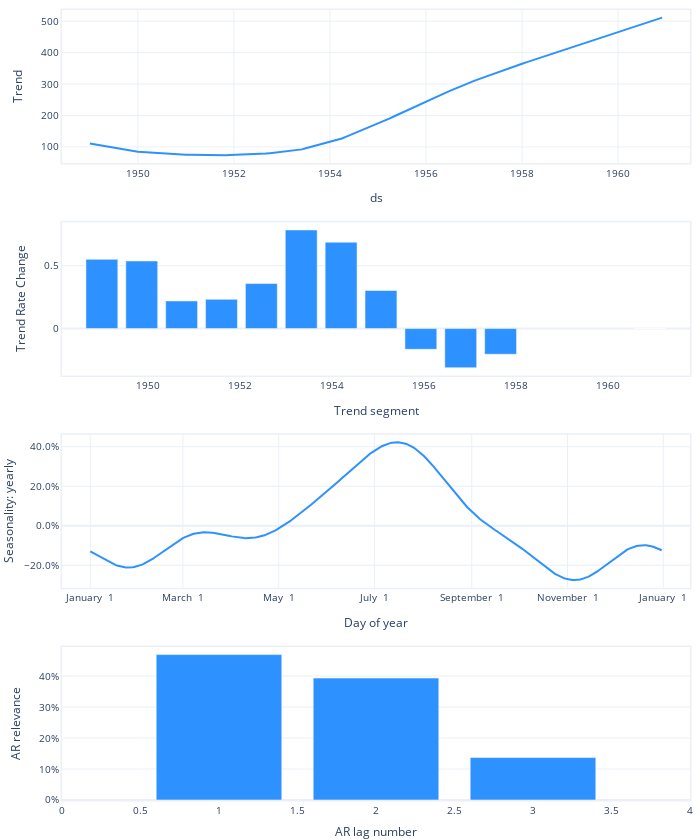

This figure's notebook cell:
### Code cell
m5.plot_parameters(plotting_backend="plotly")

### Figure 1 — Plotly figure (JSON) as saved in the notebook; plotly's stock layout.template omitted (floating-point values rounded to 4 significant figures; data arrays with more than 128 entries replaced by an {"elided": "..."} marker saying what was removed)
{"data": [{"fill": "none", "line": {"color": "#2d92ff", "width": 2}, "mode": "lines", "name": "Trend", "type": "scatter", "x": {"elided": "144 str values"}, "xaxis": "x", "y": {"elided": "144 float values"}, "yaxis": "y"}, {"marker": {"color": "#2d92ff"}, "name": "Trend Rate Change", "type": "bar", "x": ["1949-01-01T00:00:00", "1949-11-13T12:13:05.454545", "1950-09-26T00:26:10.909091", "1951-08-08T12:39:16.363636", "1952-06-20T00:52:21.818182", "1953-05-02T13:05:27.272727", "1954-03-15T01:18:32.727273", "1955-01-25T13:31:38.181818", "1955-12-08T01:44:43.636364", "1956-10-19T13:57:49.090909", "1957-09-01T02:10:54.545455", "1960-12-01T00:00:00"], "xaxis": "x2", "y": [0.5504, 0.5376, 0.22, 0.2322, 0.3583, 0.7841, 0.6869, 0.3031, -0.1649, -0.3111, -0.204, 0], "yaxis": "y2"}, {"fill": "none", "line": {"color": "#2d92ff", "width": 2}, "mode": "lines", "name": "yearly", "type": "scatter", "x": {"elided": "365 str values"}, "xaxis": "x3", "y": {"elided": "365 float values"}, "yaxis": "y3"}, {"marker": {"color": "#2d92ff"}, "name": "AR", "type": "bar", "x": [3, 2, 1], "xaxis": "x4", "y": [0.137, 0.3936, 0.4693], "yaxis": "y4"}], "layout": {"autosize": true, "font": {"size": 10}, "height": 840, "hovermode": "x unified", "margin": {"b": 0, "l": 0, "pad": 0, "r": 10, "t": 10}, "showlegend": false, "title": {"font": {"size": 12}}, "width": 700, "xaxis": {"anchor": "y", "domain": [0, 1], "linewidth": 1.5, "mirror": true, "range": ["1948-06-03T00:00:00", "1961-07-01T00:00:00"], "showline": true, "title": {"text": "ds"}, "type": "date"}, "xaxis2": {"anchor": "y2", "domain": [0, 1], "linewidth": 1.5, "mirror": true, "range": ["1948-02-19T11:46:54.545455", "1961-10-13T12:13:05.454545"], "showline": true, "title": {"text": "Trend segment"}, "type": "date"}, "xaxis3": {"anchor": "y3", "domain": [0, 1], "linewidth": 1.5, "mirror": true, "range": ["2016-12-14T00:00:00", "2018-01-18T00:00:00"], "showline": true, "tickformat": "%B %e", "title": {"text": "Day of year"}}, "xaxis4": {"anchor": "y4", "domain": [0, 1], "linewidth": 1.5, "mirror": true, "range": [0, 4], "showline": true, "title": {"text": "AR lag number"}}, "yaxis": {"anchor": "x", "domain": [0.8063, 1], "linewidth": 1.5, "mirror": true, "rangemode": "normal", "showline": true, "title": {"text": "Trend"}}, "yaxis2": {"anchor": "x2", "domain": [0.5375, 0.7312], "linewidth": 1.5, "mirror": true, "rangemode": "normal", "showline": true, "title": {"text": "Trend Rate Change"}}, "yaxis3": {"anchor": "x3", "domain": [0.2687, 0.4625], "hoverformat": ".4%", "linewidth": 1.5, "mirror": true, "rangemode": "normal", "showline": true, "tickformat": ".1%", "title": {"text": "Seasonality: yearly"}}, "yaxis4": {"anchor": "x4", "domain": [0, 0.1938], "linewidth": 1.5, "mirror": true, "rangemode": "normal", "showline": true, "tickformat": ",.0%", "title": {"text": "AR relevance"}}}}
